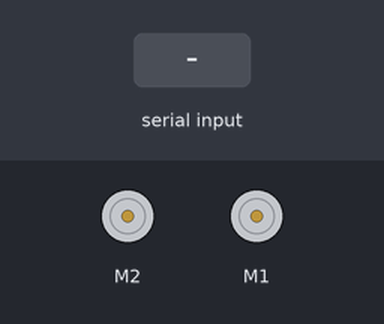
Simulated run of this program. Board: Arduino Nano, built with avr-gcc and run on an emulated ATmega328P. Shown: 2 × DC motor (green arrow = forward, orange = backward, longer = faster). The test bench sets the inputs (shaded band).

Above: at 1.2 s.
1.3 s: "90,45\n" received over Serial
At 2.2 s:
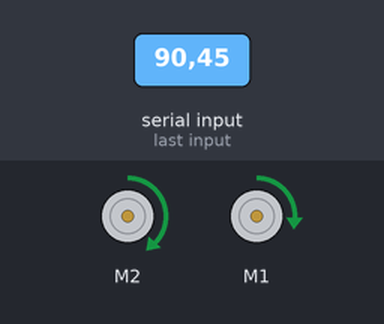
2.8 s: "30,150\n" received over Serial
At 3.4 s:
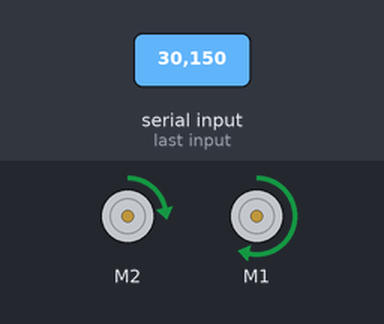
4.3 s: "1,90\n" received over Serial
At 5.7 s:
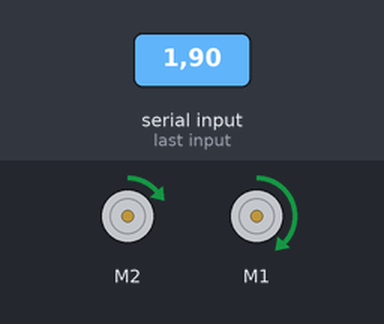
Timing chart, 0 to 7.3 s (numbered marks = the images above; inputs shaded):
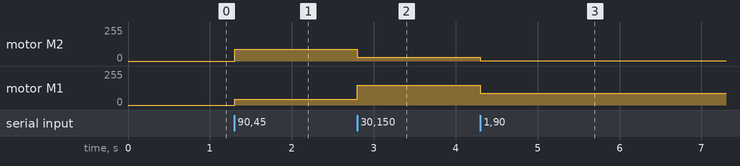

Measured:
- after the input at 1.3 s, motor M2: stopped → forward 90/255 at once; motor M1: stopped → forward 45/255 at once
- after the input at 2.8 s, motor M2: forward 90/255 → forward 30/255 at once; motor M1: forward 45/255 → forward 150/255 at once
- after the input at 4.3 s, motor M2: forward 30/255 → forward 1/255 at once; motor M1: forward 150/255 → forward 90/255 at once

The program:

main.cpp
```cpp
#include <Arduino.h>
#include <Wire.h>
#include <Adafruit_MotorShield.h>

Adafruit_MotorShield AFMS = Adafruit_MotorShield();
Adafruit_DCMotor *rightMotor = AFMS.getMotor(1); // M1 Slot
Adafruit_DCMotor *leftMotor = AFMS.getMotor(2);  // M2 Slot

void setup() {
  Serial.begin(115200);
  AFMS.begin();

  // ensure clean startup state
  leftMotor->run(RELEASE);
  rightMotor->run(RELEASE);
}

void loop() {
  if (Serial.available() > 0) {
    // read incoming string data until a newline character
    String inputString = Serial.readStringUntil('\n');
    inputString.trim();

    // find the comma separator
    int commaIndex = inputString.indexOf(',');
    if (commaIndex != -1) {
      // parse out the target speeds from the string segments
      int leftSpeed = inputString.substring(0, commaIndex).toInt();
      int rightSpeed = inputString.substring(commaIndex + 1).toInt();

      // ---- control left motor ----
      if (leftSpeed == 0) {
        leftMotor->run(RELEASE);
      } else if (leftSpeed > 0) {
        leftMotor->setSpeed(constrain(leftSpeed, 0, 255));
        leftMotor->run(FORWARD);
      } else {
        leftMotor->setSpeed(constrain(abs(leftSpeed), 0, 255));
        leftMotor->run(BACKWARD);
      }

      // ---- control right motor ----
      if (rightSpeed == 0) {
        rightMotor->run(RELEASE);
      } else if (rightSpeed > 0) {
        rightMotor->setSpeed(constrain(rightSpeed, 0, 255));
        rightMotor->run(FORWARD);
      } else {
        rightMotor->setSpeed(constrain(abs(rightSpeed), 0, 255));
        rightMotor->run(BACKWARD);
      }
    }
  }
}
```
